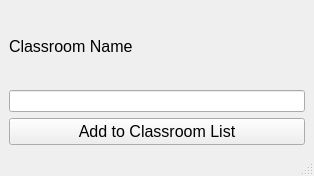
<?xml version="1.0" encoding="UTF-8"?>
<ui version="4.0">
 <class>MainWindow</class>
 <widget class="QMainWindow" name="MainWindow">
  <property name="geometry">
   <rect>
    <x>0</x>
    <y>0</y>
    <width>314</width>
    <height>176</height>
   </rect>
  </property>
  <property name="windowTitle">
   <string>MainWindow</string>
  </property>
  <widget class="QWidget" name="centralwidget">
   <layout class="QGridLayout" name="gridLayout">
    <item row="0" column="0">
     <layout class="QVBoxLayout" name="verticalLayout_4">
      <item>
       <layout class="QVBoxLayout" name="verticalLayout_2">
        <item>
         <widget class="QLabel" name="label_5">
          <property name="font">
           <font>
            <pointsize>12</pointsize>
           </font>
          </property>
          <property name="text">
           <string>Classroom Name</string>
          </property>
         </widget>
        </item>
        <item>
         <widget class="QLineEdit" name="lineEdit_classroom_name"/>
        </item>
       </layout>
      </item>
     </layout>
    </item>
    <item row="1" column="0">
     <widget class="QPushButton" name="pushButton_save_classroom">
      <property name="font">
       <font>
        <pointsize>12</pointsize>
       </font>
      </property>
      <property name="text">
       <string>Add to Classroom List</string>
      </property>
     </widget>
    </item>
   </layout>
  </widget>
  <widget class="QStatusBar" name="statusbar"/>
  <widget class="QMenuBar" name="menubar">
   <property name="geometry">
    <rect>
     <x>0</x>
     <y>0</y>
     <width>314</width>
     <height>26</height>
    </rect>
   </property>
  </widget>
 </widget>
 <resources/>
 <connections/>
</ui>
